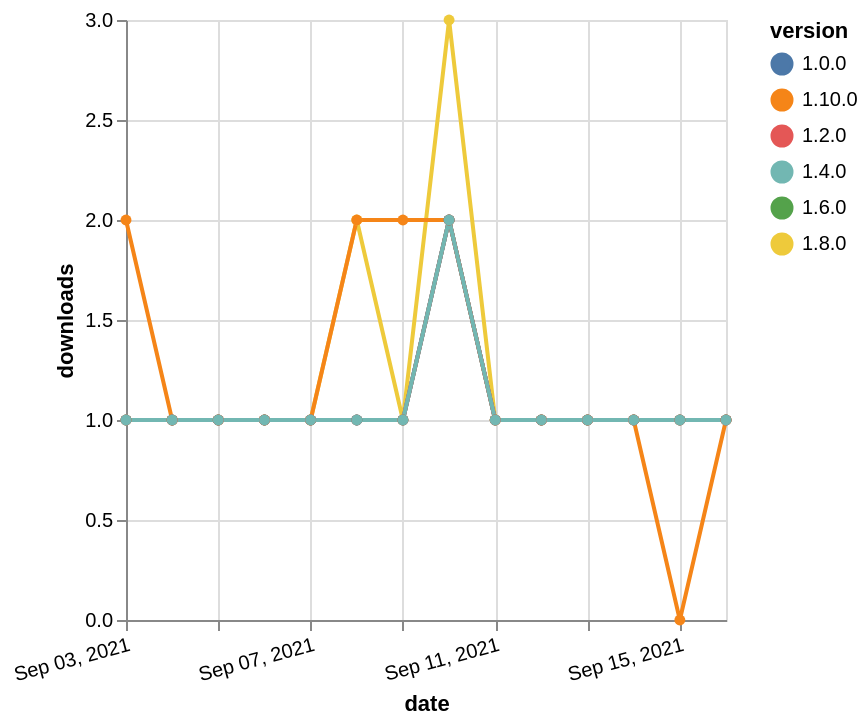

This figure's Vega-Lite source:
### Vega-Lite specification from a JSON file in a GitHub repository (floating-point values rounded to 4 significant figures)
{"$schema": "https://vega.github.io/schema/vega-lite/v5.json", "description": "A simple bar chart with embedded data.", "data": {"values": [{"date": "2021-09-03", "total": 161, "delta": 1, "version": "1.6.0"}, {"date": "2021-09-04", "total": 162, "delta": 1, "version": "1.6.0"}, {"date": "2021-09-05", "total": 163, "delta": 1, "version": "1.6.0"}, {"date": "2021-09-06", "total": 164, "delta": 1, "version": "1.6.0"}, {"date": "2021-09-07", "total": 165, "delta": 1, "version": "1.6.0"}, {"date": "2021-09-08", "total": 166, "delta": 1, "version": "1.6.0"}, {"date": "2021-09-09", "total": 167, "delta": 1, "version": "1.6.0"}, {"date": "2021-09-10", "total": 169, "delta": 2, "version": "1.6.0"}, {"date": "2021-09-11", "total": 170, "delta": 1, "version": "1.6.0"}, {"date": "2021-09-12", "total": 171, "delta": 1, "version": "1.6.0"}, {"date": "2021-09-13", "total": 172, "delta": 1, "version": "1.6.0"}, {"date": "2021-09-14", "total": 173, "delta": 1, "version": "1.6.0"}, {"date": "2021-09-15", "total": 174, "delta": 1, "version": "1.6.0"}, {"date": "2021-09-16", "total": 175, "delta": 1, "version": "1.6.0"}, {"date": "2021-09-03", "total": 185, "delta": 1, "version": "1.8.0"}, {"date": "2021-09-04", "total": 186, "delta": 1, "version": "1.8.0"}, {"date": "2021-09-05", "total": 187, "delta": 1, "version": "1.8.0"}, {"date": "2021-09-06", "total": 188, "delta": 1, "version": "1.8.0"}, {"date": "2021-09-07", "total": 189, "delta": 1, "version": "1.8.0"}, {"date": "2021-09-08", "total": 191, "delta": 2, "version": "1.8.0"}, {"date": "2021-09-09", "total": 192, "delta": 1, "version": "1.8.0"}, {"date": "2021-09-10", "total": 195, "delta": 3, "version": "1.8.0"}, {"date": "2021-09-11", "total": 196, "delta": 1, "version": "1.8.0"}, {"date": "2021-09-12", "total": 197, "delta": 1, "version": "1.8.0"}, {"date": "2021-09-13", "total": 198, "delta": 1, "version": "1.8.0"}, {"date": "2021-09-14", "total": 199, "delta": 1, "version": "1.8.0"}, {"date": "2021-09-15", "total": 200, "delta": 1, "version": "1.8.0"}, {"date": "2021-09-16", "total": 201, "delta": 1, "version": "1.8.0"}, {"date": "2021-09-03", "total": 121, "delta": 2, "version": "1.10.0"}, {"date": "2021-09-04", "total": 122, "delta": 1, "version": "1.10.0"}, {"date": "2021-09-05", "total": 123, "delta": 1, "version": "1.10.0"}, {"date": "2021-09-06", "total": 124, "delta": 1, "version": "1.10.0"}, {"date": "2021-09-07", "total": 125, "delta": 1, "version": "1.10.0"}, {"date": "2021-09-08", "total": 127, "delta": 2, "version": "1.10.0"}, {"date": "2021-09-09", "total": 129, "delta": 2, "version": "1.10.0"}, {"date": "2021-09-10", "total": 131, "delta": 2, "version": "1.10.0"}, {"date": "2021-09-11", "total": 132, "delta": 1, "version": "1.10.0"}, {"date": "2021-09-12", "total": 133, "delta": 1, "version": "1.10.0"}, {"date": "2021-09-13", "total": 134, "delta": 1, "version": "1.10.0"}, {"date": "2021-09-14", "total": 135, "delta": 1, "version": "1.10.0"}, {"date": "2021-09-15", "total": 135, "delta": 0, "version": "1.10.0"}, {"date": "2021-09-16", "total": 136, "delta": 1, "version": "1.10.0"}, {"date": "2021-09-03", "total": 247, "delta": 1, "version": "1.0.0"}, {"date": "2021-09-04", "total": 248, "delta": 1, "version": "1.0.0"}, {"date": "2021-09-05", "total": 249, "delta": 1, "version": "1.0.0"}, {"date": "2021-09-06", "total": 250, "delta": 1, "version": "1.0.0"}, {"date": "2021-09-07", "total": 251, "delta": 1, "version": "1.0.0"}, {"date": "2021-09-08", "total": 252, "delta": 1, "version": "1.0.0"}, {"date": "2021-09-09", "total": 253, "delta": 1, "version": "1.0.0"}, {"date": "2021-09-10", "total": 255, "delta": 2, "version": "1.0.0"}, {"date": "2021-09-11", "total": 256, "delta": 1, "version": "1.0.0"}, {"date": "2021-09-12", "total": 257, "delta": 1, "version": "1.0.0"}, {"date": "2021-09-13", "total": 258, "delta": 1, "version": "1.0.0"}, {"date": "2021-09-14", "total": 259, "delta": 1, "version": "1.0.0"}, {"date": "2021-09-15", "total": 260, "delta": 1, "version": "1.0.0"}, {"date": "2021-09-16", "total": 261, "delta": 1, "version": "1.0.0"}, {"date": "2021-09-03", "total": 194, "delta": 1, "version": "1.2.0"}, {"date": "2021-09-04", "total": 195, "delta": 1, "version": "1.2.0"}, {"date": "2021-09-05", "total": 196, "delta": 1, "version": "1.2.0"}, {"date": "2021-09-06", "total": 197, "delta": 1, "version": "1.2.0"}, {"date": "2021-09-07", "total": 198, "delta": 1, "version": "1.2.0"}, {"date": "2021-09-08", "total": 199, "delta": 1, "version": "1.2.0"}, {"date": "2021-09-09", "total": 200, "delta": 1, "version": "1.2.0"}, {"date": "2021-09-10", "total": 202, "delta": 2, "version": "1.2.0"}, {"date": "2021-09-11", "total": 203, "delta": 1, "version": "1.2.0"}, {"date": "2021-09-12", "total": 204, "delta": 1, "version": "1.2.0"}, {"date": "2021-09-13", "total": 205, "delta": 1, "version": "1.2.0"}, {"date": "2021-09-14", "total": 206, "delta": 1, "version": "1.2.0"}, {"date": "2021-09-15", "total": 207, "delta": 1, "version": "1.2.0"}, {"date": "2021-09-16", "total": 208, "delta": 1, "version": "1.2.0"}, {"date": "2021-09-03", "total": 186, "delta": 1, "version": "1.4.0"}, {"date": "2021-09-04", "total": 187, "delta": 1, "version": "1.4.0"}, {"date": "2021-09-05", "total": 188, "delta": 1, "version": "1.4.0"}, {"date": "2021-09-06", "total": 189, "delta": 1, "version": "1.4.0"}, {"date": "2021-09-07", "total": 190, "delta": 1, "version": "1.4.0"}, {"date": "2021-09-08", "total": 191, "delta": 1, "version": "1.4.0"}, {"date": "2021-09-09", "total": 192, "delta": 1, "version": "1.4.0"}, {"date": "2021-09-10", "total": 194, "delta": 2, "version": "1.4.0"}, {"date": "2021-09-11", "total": 195, "delta": 1, "version": "1.4.0"}, {"date": "2021-09-12", "total": 196, "delta": 1, "version": "1.4.0"}, {"date": "2021-09-13", "total": 197, "delta": 1, "version": "1.4.0"}, {"date": "2021-09-14", "total": 198, "delta": 1, "version": "1.4.0"}, {"date": "2021-09-15", "total": 199, "delta": 1, "version": "1.4.0"}, {"date": "2021-09-16", "total": 200, "delta": 1, "version": "1.4.0"}]}, "width": "container", "mark": {"type": "line", "point": {"filled": true}}, "encoding": {"x": {"field": "date", "type": "temporal", "timeUnit": "yearmonthdate", "title": "date", "axis": {"labelAngle": -15}}, "y": {"field": "delta", "type": "quantitative", "title": "downloads"}, "color": {"field": "version", "type": "nominal"}, "tooltip": {"field": "delta"}}}
